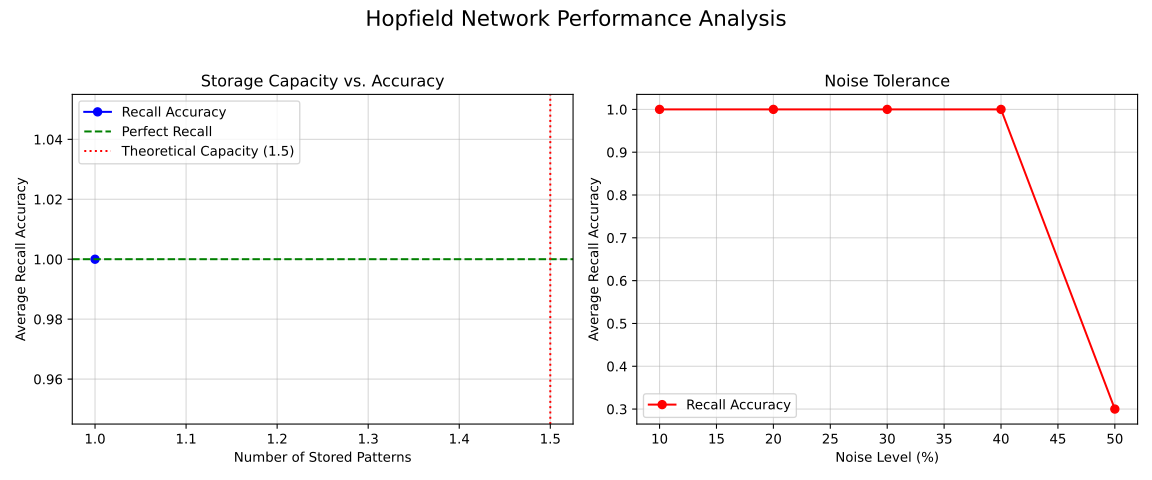

The script that saved this image:
#!/usr/bin/env python
#
import numpy as np
import matplotlib.pyplot as plt
# This script assumes 'hopfield_basic.py' is in the same directory.
from hopfield_basic import initialize_network, store_multiple_patterns, recall_pattern, compute_energy

# ============================================================================
# PATTERN STORAGE AND ANALYSIS FOR HOPFIELD NETWORKS 
# ============================================================================

def create_simple_patterns():
    """
    Create a set of simple binary patterns for demonstration.
    """
    patterns = {}
    patterns['alternating'] = [
        np.array([1, -1, 1, -1, 1, -1, 1, -1]),
        np.array([-1, 1, -1, 1, -1, 1, -1, 1]),
    ]
    patterns['blocks'] = [
        np.array([1, 1, 1, 1, -1, -1, -1, -1]),
        np.array([-1, -1, 1, 1, 1, 1, -1, -1]),
    ]
    np.random.seed(42)
    patterns['random'] = [np.random.choice([-1, 1], size=8) for _ in range(5)]
    return patterns

def analyze_pattern_orthogonality(patterns):
    """
    Analyze the orthogonality between different patterns.
    """
    patterns = np.array(patterns)
    num_patterns = len(patterns)
    correlation_matrix = np.dot(patterns, patterns.T)

    # The diagonal is the dot product of a pattern with itself, which is just its length.
    # We are interested in the off-diagonal elements for interference.
    off_diagonal_indices = np.triu_indices_from(correlation_matrix, k=1)
    off_diagonal_correlations = correlation_matrix[off_diagonal_indices]

    analysis = {
        'num_patterns': num_patterns,
        'pattern_length': patterns.shape[1],
        'correlation_matrix': correlation_matrix,
        'mean_correlation': np.mean(np.abs(off_diagonal_correlations)),
        'max_correlation': np.max(np.abs(off_diagonal_correlations)),
        'orthogonality_ratio': np.sum(off_diagonal_correlations == 0) / len(off_diagonal_correlations)
    }
    return analysis

def test_pattern_storage_capacity(pattern_length=10, max_patterns=8):
    """
    Test the storage capacity of a Hopfield network with an increasing number of patterns.
    """
    print(f"Testing storage capacity with {pattern_length} neurons...")
    print(f"Theoretical capacity: ~{0.15 * pattern_length:.2f} patterns")
    print("-" * 50)

    np.random.seed(123)
    all_patterns = [np.random.choice([-1, 1], size=pattern_length) for _ in range(max_patterns)]

    results = {
        'pattern_counts': [],
        'recall_accuracies': [],
        'perfect_recalls': [],
        'spurious_states': []
    }

    for num_patterns_to_store in range(1, max_patterns + 1):
        print(f"\nTesting with {num_patterns_to_store} patterns...")

        # Create a fresh network for each test
        network = initialize_network(pattern_length)

        patterns_to_store = all_patterns[:num_patterns_to_store]
        store_multiple_patterns(network, patterns_to_store)

        perfect_recalls_count = 0
        total_accuracy = 0
        spurious_count = 0

        for pattern in patterns_to_store:
            recalled_pattern, _, _ = recall_pattern(network, pattern)

            if np.array_equal(pattern, recalled_pattern):
                perfect_recalls_count += 1
                accuracy = 1.0
            else:
                accuracy = np.mean(pattern == recalled_pattern)
                spurious_count += 1

        total_accuracy += accuracy

        results['pattern_counts'].append(num_patterns_to_store)
        results['recall_accuracies'].append(total_accuracy / num_patterns_to_store)
        results['perfect_recalls'].append(perfect_recalls_count)
        results['spurious_states'].append(spurious_count)

        print(f"  Overall accuracy: {total_accuracy / num_patterns_to_store:.3f}")
        print(f"  Perfect recalls: {perfect_recalls_count}/{num_patterns_to_store}")

        return results

def test_noise_tolerance(network, stored_patterns, noise_levels=[0.1, 0.2, 0.3, 0.4, 0.5]):
    """
    Test how well the network can recall patterns with different levels of noise.
    """
    print("\nTesting noise tolerance...")
    print("-" * 50)

    results = {'noise_levels': noise_levels, 'recall_accuracies': []}

    for noise_level in noise_levels:
        print(f"\nTesting noise level: {noise_level:.1%}")

        total_accuracy = 0
        num_trials = 10 * len(stored_patterns) # 10 trials per stored pattern

        for _ in range(num_trials):
            # Pick a random pattern to corrupt
            original_pattern = stored_patterns[np.random.randint(len(stored_patterns))]

            noisy_pattern = original_pattern.copy()
            num_bits_to_flip = int(noise_level * len(original_pattern))

            if num_bits_to_flip > 0:
                flip_indices = np.random.choice(len(original_pattern), size=num_bits_to_flip, replace=False)
                noisy_pattern[flip_indices] = -noisy_pattern[flip_indices]

            recalled_pattern, _, _ = recall_pattern(network, noisy_pattern)

            accuracy = np.mean(original_pattern == recalled_pattern)
            total_accuracy += accuracy

        avg_accuracy = total_accuracy / num_trials
        results['recall_accuracies'].append(avg_accuracy)
        print(f"  Average accuracy: {avg_accuracy:.3f}")

    return results

def visualize_pattern_storage_results(capacity_results, noise_results):
    """
    Create visualizations for pattern storage experiments.
    """
    fig, axes = plt.subplots(1, 2, figsize=(12, 5))
    fig.suptitle("Hopfield Network Performance Analysis", fontsize=16)

    # Plot 1: Storage Capacity
    ax1 = axes[0]
    pattern_counts = capacity_results['pattern_counts']
    recall_accuracies = capacity_results['recall_accuracies']
    ax1.plot(pattern_counts, recall_accuracies, 'bo-', label='Recall Accuracy')
    ax1.axhline(1.0, color='g', linestyle='--', label='Perfect Recall')
    theoretical_capacity = 0.15 * 10 # Assuming 10 neurons from the test
    ax1.axvline(theoretical_capacity, color='r', linestyle=':', label=f'Theoretical Capacity ({theoretical_capacity:.1f})')
    ax1.set_xlabel('Number of Stored Patterns')
    ax1.set_ylabel('Average Recall Accuracy')
    ax1.set_title('Storage Capacity vs. Accuracy')
    ax1.grid(True, alpha=0.5)
    ax1.legend()

    # Plot 2: Noise Tolerance
    ax2 = axes[1]
    noise_levels_percent = [level * 100 for level in noise_results['noise_levels']]
    noise_accuracies = noise_results['recall_accuracies']
    ax2.plot(noise_levels_percent, noise_accuracies, 'ro-', label='Recall Accuracy')
    ax2.set_xlabel('Noise Level (%)')
    ax2.set_ylabel('Average Recall Accuracy')
    ax2.set_title('Noise Tolerance')
    ax2.grid(True, alpha=0.5)
    ax2.legend()

    plt.tight_layout(rect=[0, 0, 1, 0.95])
    plt.savefig('hopfield_patterns.png', dpi=300, bbox_inches='tight')
    plt.savefig('hopfield_patterns.svg')
    plt.show()

def demonstrate_pattern_interference():
    """
    Demonstrate how similar (highly correlated) patterns interfere with each other.
    """
    print("\n" + "=" * 60)
    print("PATTERN INTERFERENCE DEMONSTRATION")
    print("=" * 60)

    # 1. Highly correlated patterns
    pattern1 = np.array([1, -1, 1, -1, 1, -1, 1, -1])
    pattern2 = np.array([1, -1, 1, -1, 1, -1, 1, 1]) # Only 1 bit difference
    print(f"Testing highly correlated patterns (Correlation: {np.dot(pattern1, pattern2)})")

    network_interfering = initialize_network(8)
    store_multiple_patterns(network_interfering, [pattern1, pattern2])

    recalled1, _, _ = recall_pattern(network_interfering, pattern1)
    print(f"  Recall of pattern 1 successful: {np.array_equal(pattern1, recalled1)}")

    # 2. Orthogonal patterns
    pattern3 = np.array([1, 1, -1, -1, 1, 1, -1, -1])
    pattern4 = np.array([1, -1, 1, -1, -1, 1, -1, 1])
    print(f"\nTesting orthogonal patterns (Correlation: {np.dot(pattern3, pattern4)})")

    network_orthogonal = initialize_network(8)
    store_multiple_patterns(network_orthogonal, [pattern3, pattern4])

    recalled3, _, _ = recall_pattern(network_orthogonal, pattern3)
    print(f"  Recall of pattern 3 successful: {np.array_equal(pattern3, recalled3)}")

# ============================================================================
# MAIN DEMONSTRATION FUNCTION
# ============================================================================

def main():
    """
    Main function demonstrating pattern storage and analysis.
    """
    print("=" * 60)
    print("HOPFIELD NETWORK PATTERN STORAGE ANALYSIS ")
    print("=" * 60)

    np.random.seed(42)

    # 1. ANALYZE PATTERN ORTHOGONALITY
    print("\n1. Analyzing pattern orthogonality...")
    pattern_sets = create_simple_patterns()
    analysis = analyze_pattern_orthogonality(pattern_sets['alternating'])
    print(f"  Alternating patterns | Mean Correlation: {analysis['mean_correlation']:.2f}")
    analysis = analyze_pattern_orthogonality(pattern_sets['blocks'])
    print(f"  Block patterns       | Mean Correlation: {analysis['mean_correlation']:.2f}")

    # 2. TEST STORAGE CAPACITY
    print("\n2. Testing storage capacity...")
    capacity_results = test_pattern_storage_capacity(pattern_length=10, max_patterns=8)

    # 3. TEST NOISE TOLERANCE
    print("\n3. Testing noise tolerance...")
    test_network = initialize_network(8)
    test_patterns = pattern_sets['alternating']
    store_multiple_patterns(test_network, test_patterns)
    noise_results = test_noise_tolerance(test_network, test_patterns)

    # 4. DEMONSTRATE PATTERN INTERFERENCE
    demonstrate_pattern_interference()

    # 5. VISUALIZE RESULTS
    print("\n5. Generating visualizations...")
    visualize_pattern_storage_results(capacity_results, noise_results)

    print("\n" + "=" * 60)
    print("ANALYSIS COMPLETE")
    print("=" * 60)

if __name__ == "__main__":
    main()


